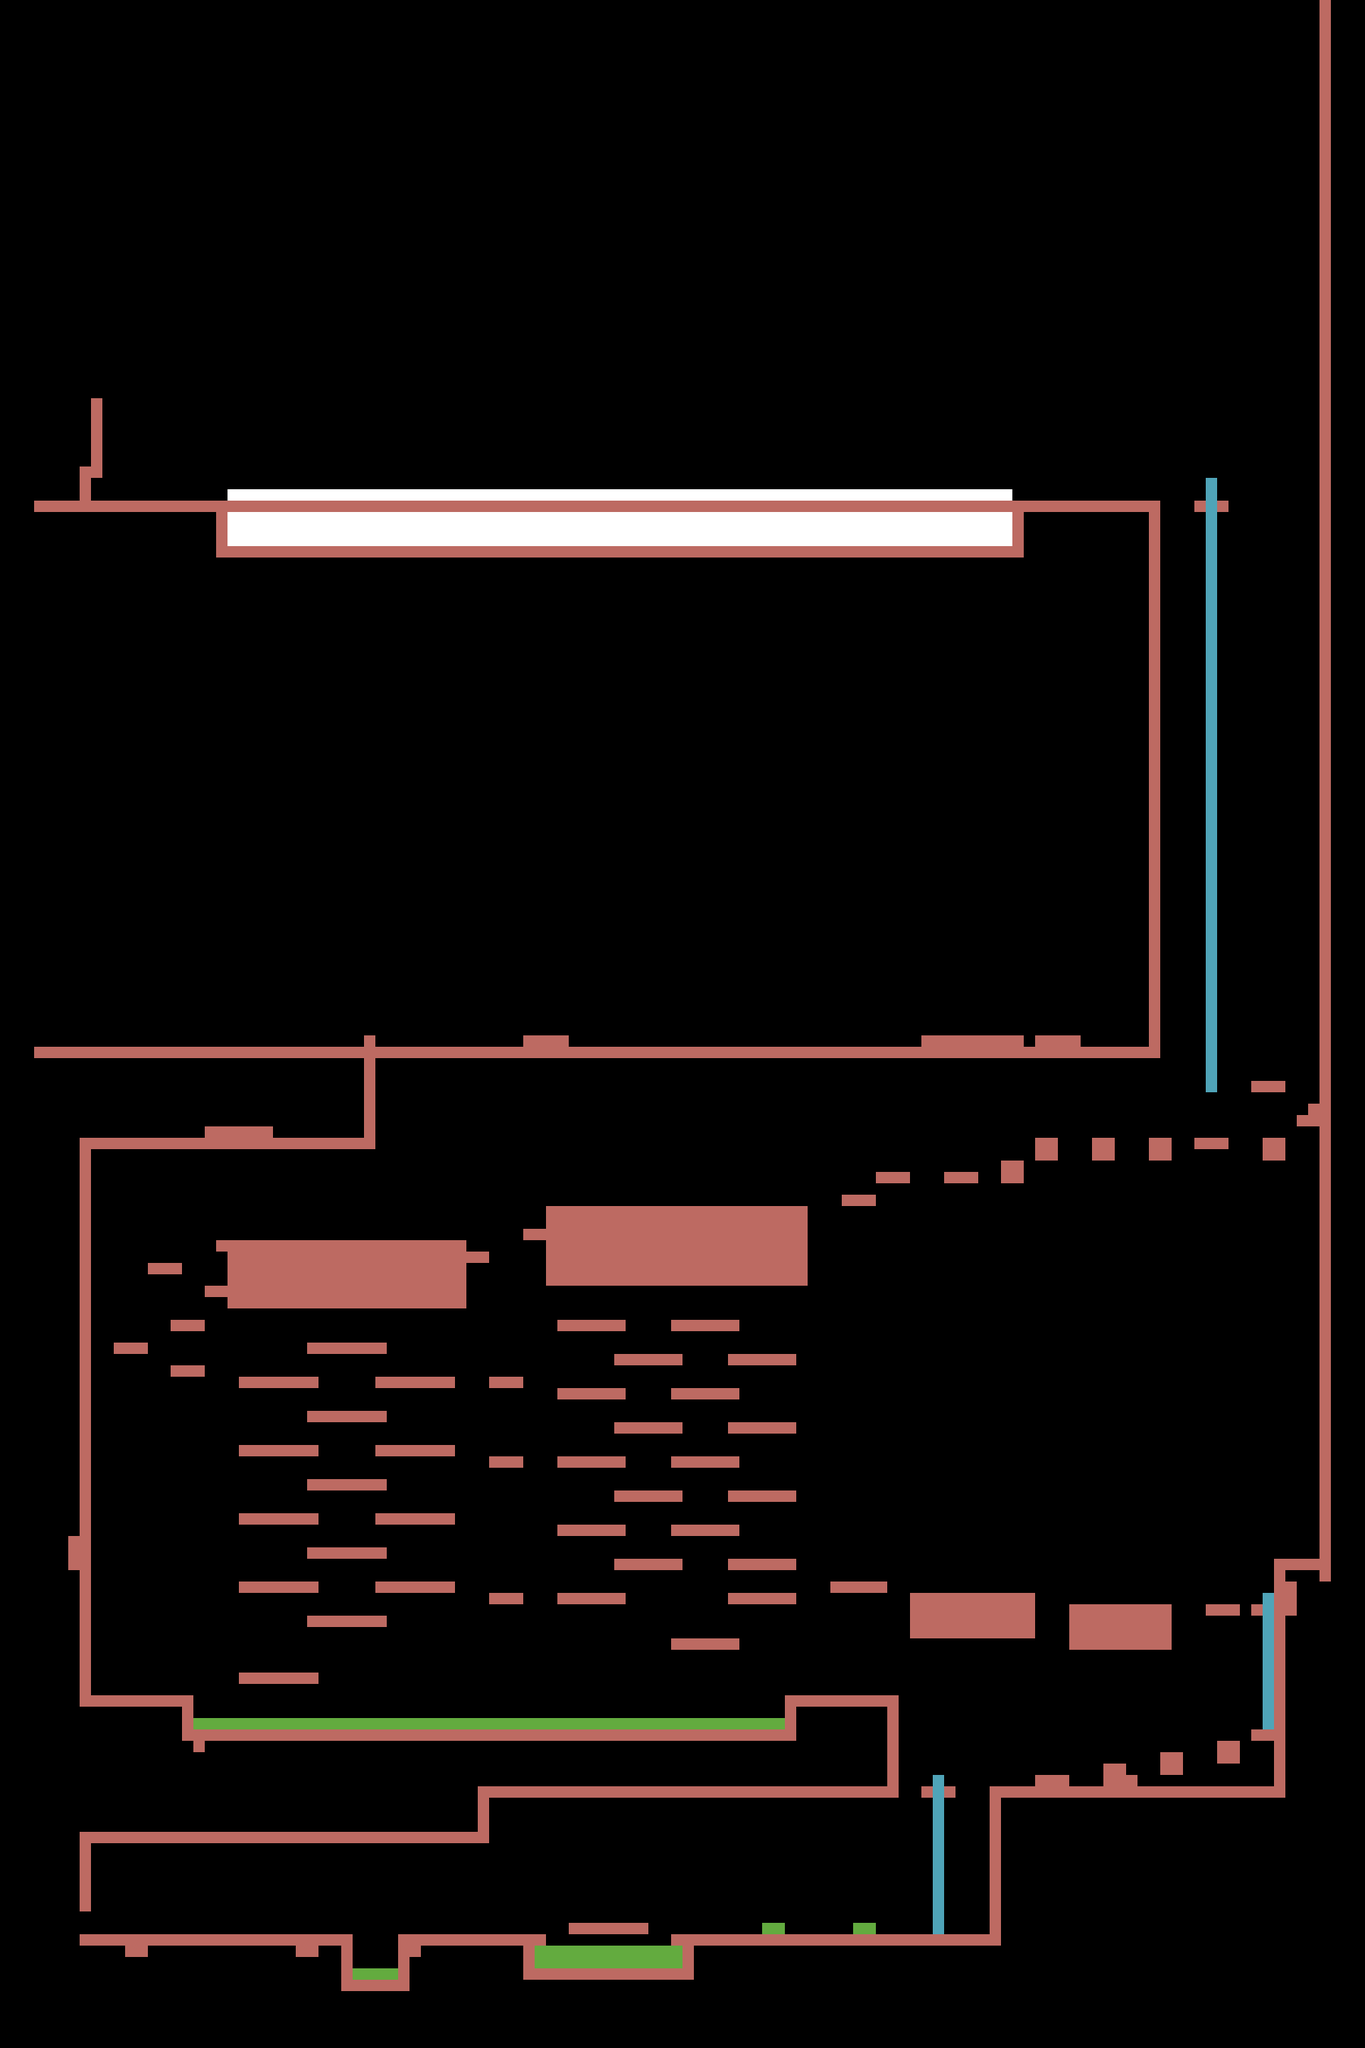

A level layout from a 2D game, rendered from its tile map. Below: a short description, then the map file with tile-grid data replaced by summaries:
An orthogonal 120x180 tile map with 16x16 px tiles, 1 tile layer (collision), 4 hidden layers not drawn, 2 tilesets.

<map version="1.10" tiledversion="1.11.0" orientation="orthogonal" renderorder="right-down" width="120" height="180" tilewidth="16" tileheight="16" infinite="0" nextlayerid="7" nextobjectid="1">
 <tileset firstgid="1" source="Grotte.tsx" />
 <tileset firstgid="349" source="Tiles.tsx" />
 <layer id="6" name="collision" width="120" height="180">
  <data>[21600 cells, 2038 non-empty, 5 distinct tile ids]</data>
 </layer>
 <layer id="5" name="Mur fond" width="120" height="180" visible="0">
  <data>[21600 cells, 21600 non-empty, 1 distinct tile ids]</data>
 </layer>
 <layer id="2" name="Lave" width="120" height="180" visible="0">
  <data>[21600 cells, 43 non-empty, 17 distinct tile ids]</data>
 </layer>
 <layer id="1" name="Calque de Tuiles 1" width="120" height="180" visible="0">
  <data>[21600 cells, 9717 non-empty, 61 distinct tile ids]</data>
 </layer>
 <layer id="4" name="detail" width="120" height="180" visible="0">
  <data>[21600 cells, 42 non-empty, 11 distinct tile ids]</data>
 </layer>
</map>
